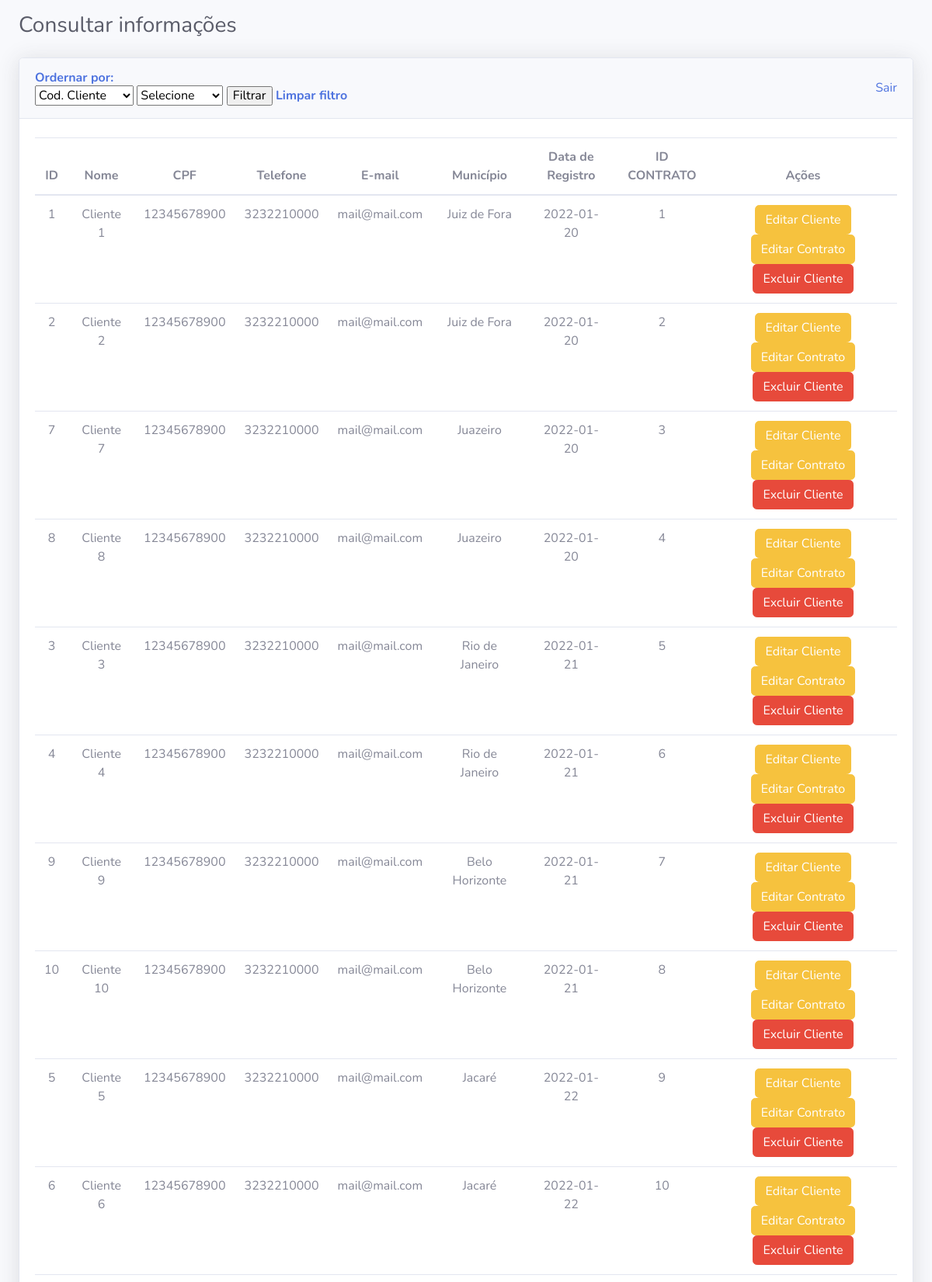
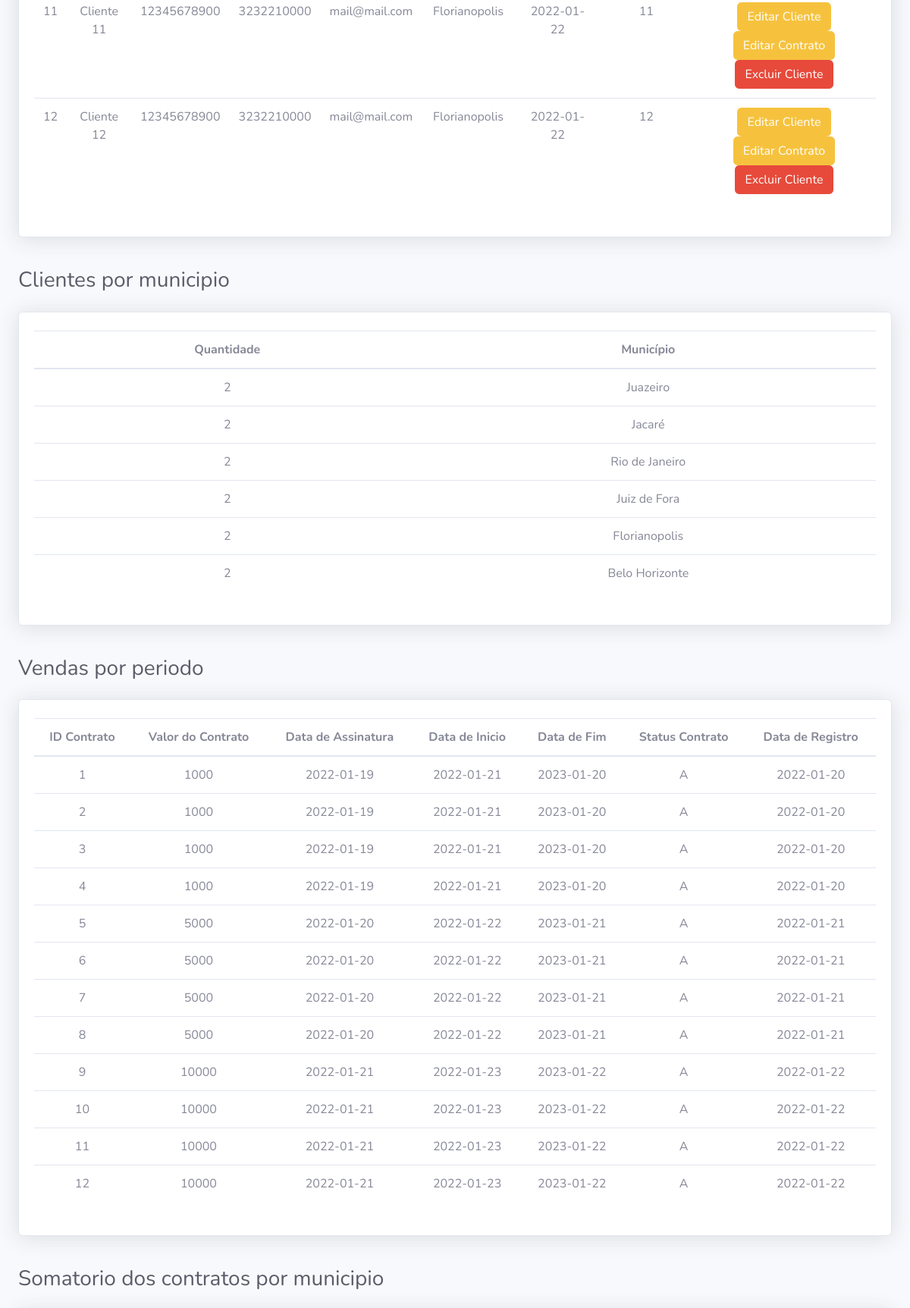
/consulta.php (upper part), run on the app's committed database (2 pictures, top to bottom).
### tables this page shows
CREATE TABLE `assc_contrato_cliente` (
  `CD_CTO_CLI` int(11) NOT NULL COMMENT 'Código de Associação Contrato Cliente',
  `CD_CONTRATO` int(11) DEFAULT NULL COMMENT 'Código do Contrato\r',
  `CD_CLIENTE` int(11) DEFAULT NULL COMMENT 'Código do Cliente',
  `DT_RGST` date DEFAULT NULL COMMENT 'Data de Registro'
);

CREATE TABLE `cliente` (
  `CD_CLIENTE` int(11) NOT NULL COMMENT 'Código do Cliente',
  `NM_CLIENTE` varchar(45) DEFAULT NULL COMMENT 'Nome do Cliente',
  `DC_CPF` varchar(45) DEFAULT NULL COMMENT 'Descrição do CPF',
  `DC_TELL` varchar(45) DEFAULT NULL COMMENT 'Descrição do Telefone',
  `DC_EMAIL` varchar(45) DEFAULT NULL COMMENT 'Descrição do E-mail',
  `CD_MUNICIPIO` int(11) DEFAULT NULL COMMENT 'Código do Município',
  `DT_RGST` date DEFAULT NULL COMMENT 'Data de Registro',
  `NM_MUNICIPIO` varchar(45) DEFAULT NULL
);

CREATE TABLE `contrato` (
  `CD_CONTRATO` int(11) NOT NULL COMMENT 'Código do Contrato',
  `VR_CONTRATO` decimal(10,0) DEFAULT NULL COMMENT 'Valor do Contrato',
  `DT_ASS` date DEFAULT NULL COMMENT 'Data da Assinatura',
  `DT_INICIO` date DEFAULT NULL COMMENT 'Data de Início',
  `DT_FIM` date DEFAULT NULL COMMENT 'Data de Fim',
  `DC_STATUS` varchar(45) DEFAULT NULL COMMENT 'Descrição do Status\nA – Ativo\nD - Distratado',
  `DT_RGST` date DEFAULT NULL COMMENT 'Data de Registro'
);

### consulta.php (the view, shortened to what this page needs)
<?php
    require 'config.php';
    $listFiltro1 = [];
    $listFiltro2 = [];
    $listClientes = [];
    $filterOption = filter_input(INPUT_GET, 'filterOption');
    $filterOption2 = filter_input(INPUT_GET,'filterOption2');
    if($filterOption && $filterOption2){
        switch ($filterOption) {
            case 'CD_CLIENTE':
            case 'DT_RGST':
                $sqlFilter = $pdo->query("SELECT * FROM cliente
                INNER JOIN assc_contrato_cliente ON assc_contrato_cliente.CD_CLIENTE = cliente.CD_CLIENTE
                INNER JOIN contrato ON assc_contrato_cliente.CD_CONTRATO = contrato.CD_CONTRATO
                ORDER BY cliente.$filterOption $filterOption2");
                break;
            case 'CD_CONTRATO':
            case 'VR_CONTRATO':
                $sqlFilter = $pdo->query("SELECT * FROM cliente
                INNER JOIN assc_contrato_cliente ON assc_contrato_cliente.CD_CLIENTE = cliente.CD_CLIENTE
                INNER JOIN contrato ON assc_contrato_cliente.CD_CONTRATO = contrato.CD_CONTRATO
                ORDER BY contrato.$filterOption $filterOption2");
                break;
            default:
                break;
        }
        if($sqlFilter -> rowCount() > 0){
            $listClientes = $sqlFilter -> FetchAll(PDO::FETCH_ASSOC);
        }
    }else{
        $sqlClientes = $pdo->query("SELECT * FROM cliente
            INNER JOIN assc_contrato_cliente ON assc_contrato_cliente.CD_CLIENTE = cliente.CD_CLIENTE
            INNER JOIN contrato ON assc_contrato_cliente.CD_CONTRATO = contrato.CD_CONTRATO");
        $filtro1 = $pdo->query("select count(CD_CLIENTE),NM_MUNICIPIO from cliente group by CD_MUNICIPIO order by count(CD_CLIENTE) desc");
        $filtro2 = $pdo->query("select * from contrato where DT_ASS between '2022-01-01' and '2022-12-31'");
        if($sqlClientes -> rowCount() > 0){
            $listFiltro1 = $filtro1 -> fetchAll(PDO::FETCH_ASSOC);
            $listFiltro2 = $filtro2 -> fetchAll(PDO::FETCH_ASSOC);
            $listClientes = $sqlClientes -> FetchAll(PDO::FETCH_ASSOC);
        }
    }
?>
<!DOCTYPE html>
<html lang="pt-br">
<head>
    <link href="assets/css/all.min.css" rel="stylesheet" type="text/css">
    <link href="assets/css/painel.min.css" rel="stylesheet">
</head>
<body id="page-top">
    <div id="wrapper">
        <div id="content-wrapper" class="d-flex flex-column">
            <div id="content">
                <div class="container-fluid">
                    <div class="d-sm-flex align-items-center justify-content-between mb-4">
                        <h1 class="h3 mt-3 mb-0 text-gray-800">Consultar informações</h1>
                    </div>
                    <div class="row">
                        <div class="col-xl-12 col-lg-12">
                            <div class="card shadow mb-4">
                                <div
                                    class="card-header py-3 d-flex flex-row align-items-center justify-content-between">
                                    <h6 class="m-0 font-weight-bold text-primary">
                                        Ordernar por:
                                        <form action="consulta.php" method="GET">
                                            <select name="filterOption" id="filterOption">
                                                <option value="CD_CLIENTE">Cod. Cliente</option>
                                            </select>
                                            <select name="filterOption2" id="filterOption2">
                                                <option value="">Selecione</option>
                                            </select>
                                            <input type="submit" value="Filtrar">
                                            <a href="consulta.php">Limpar filtro</a>
                                        </form>
                                    </h6>
                                    <a href="index.php">Sair</a>
                                </div>
                                <div class="card-body">
                                    <div class="pt-1 pb-2">
                                    <table class="table table-hover text-center">
                                            <thead>
                                                <tr>
                                                    <th scope="col">ID</th>
                                                    <th scope="col">Nome</th>
                                                    <th scope="col">CPF</th>
                                                    <th scope="col">Telefone</th>
                                                    <th scope="col">E-mail</th>
                                                    <th scope="col">Município</th>
                                                    <th scope="col">Data de Registro</th>
                                                    <th scope="col">ID CONTRATO</th>
                                                    <th scope="col">Ações</th>
                                                </tr>
                                            </thead>
                                            <tbody>
                                                <?php foreach($listClientes as $cliente): ?>
                                                    <tr>
                                                        <td> <?=$cliente['CD_CLIENTE'];?> </td>
                                                        <td><?=$cliente['NM_CLIENTE'];?></td>
                                                        <td><?=$cliente['DC_CPF'];?></td>
                                                        <td><?=$cliente['DC_TELL'];?></td>
                                                        <td><?=$cliente['DC_EMAIL'];?></td>
                                                        <td><?=$cliente['NM_MUNICIPIO'];?></td>
                                                        <td><?=$cliente['DT_RGST'];?></td>
                                                        <td><?=$cliente['CD_CONTRATO'];?></td>
                                                        <td>
                                                            <a class="btn btn-warning btn-send" name="CD_CLIENTE" href="editarCliente.php?CD_CLIENTE=<?=$cliente['CD_CLIENTE'];?>">Editar Cliente</a>
                                                            <a class="btn btn-warning btn-send" name="CD_CLIENTE" href="editarContrato.php?CD_CONTRATO=<?=$cliente['CD_CONTRATO'];?>">Editar Contrato</a>
                                                            <a class="btn btn-danger btn-send" name="CD_CLIENTE" href="deletarCliente.php?CD_CLIENTE=<?=$cliente['CD_CLIENTE'];?>">Excluir Cliente</a>
                                                        </td>
                                                    </tr>
                                                <?php endforeach; ?>
                                            </tbody>
                                        </table>
                                    </div>
                                </div>
                            </div>
                        </div>
                    </div>
                    <div class="d-sm-flex align-items-center justify-content-between mb-4">
                        <h1 class="h3 mt-3 mb-0 text-gray-800">Clientes por municipio</h1>
                    </div>
                    <div class="row">
                        <div class="col-xl-12 col-lg-12">
                            <div class="card shadow mb-4">
                                <div class="card-body">
                                    <div class="pt-1 pb-2">
                                    <table class="table table-hover text-center">
                                            <thead>
                                                <tr>
                                                    <th scope="col">Quantidade</th>
                                                    <th scope="col">Município</th>
                                                </tr>
                                            </thead>
                                            <tbody>
                                                <?php foreach($listFiltro1 as $val): ?>
                                                    <tr>
                                                        <td> <?=$val['count(CD_CLIENTE)'];?> </td>
                                                        <td><?=$val['NM_MUNICIPIO'];?></td>
                                                    </tr>
                                                <?php endforeach; ?>
                                            </tbody>
                                        </table>
                                    </div>
                                </div>
                            </div>
                        </div>
                    </div>
                    <div class="d-sm-flex align-items-center justify-content-between mb-4">
                        <h1 class="h3 mt-3 mb-0 text-gray-800">Vendas por periodo</h1>
                    </div>
                    <div class="row">
                        <div class="col-xl-12 col-lg-12">
                            <div class="card shadow mb-4">
                                <div class="card-body">
                                    <div class="pt-1 pb-2">
                                    <table class="table table-hover text-center">
                                            <thead>
                                                <tr>
                                                    <th scope="col">ID Contrato</th>
                                                    <th scope="col">Valor do Contrato</th>
                                                    <th scope="col">Data de Assinatura</th>
                                                    <th scope="col">Data de Inicio</th>
                                                    <th scope="col">Data de Fim</th>
                                                    <th scope="col">Status Contrato</th>
                                                    <th scope="col">Data de Registro</th>
                                                </tr>
                                            </thead>
                                            <tbody>
                                                <?php foreach($listFiltro2 as $val): ?>
                                                    <tr>
                                                        <td><?=$val['CD_CONTRATO'];?></td>
                                                        <td><?=$val['VR_CONTRATO'];?></td>
                                                        <td><?=$val['DT_ASS'];?></td>
                                                        <td><?=$val['DT_INICIO'];?></td>
                                                        <td><?=$val['DT_FIM'];?></td>
                                                        <td><?=$val['DC_STATUS'];?></td>
                                                        <td><?=$val['DT_RGST'];?></td>
                                                    </tr>
                                                <?php endforeach; ?>
                                            </tbody>
                                        </table>
                                    </div>
                                </div>
                            </div>
                        </div>
                    </div>
                    <div class="d-sm-flex align-items-center justify-content-between mb-4">
                        <h1 class="h3 mt-3 mb-0 text-gray-800">Somatorio dos contratos por municipio</h1>
                    </div>
                </div>
            </div>
        </div>
    </div>
</body>
</html>

### data on the page
assc_contrato_cliente: CD_CLIENTE "1", CD_CLIENTE.NM_CLIENTE "Cliente 1", CD_CLIENTE.DC_CPF "12345678900", CD_CLIENTE.DC_TELL "3232210000", CD_CLIENTE.DC_EMAIL "mail@mail.com", CD_CLIENTE.NM_MUNICIPIO "Juiz de Fora", CD_CONTRATO.DT_RGST "2022-01-20", CD_CONTRATO.CD_CONTRATO "1"
assc_contrato_cliente: CD_CLIENTE "2", CD_CLIENTE.NM_CLIENTE "Cliente 2", CD_CLIENTE.DC_CPF "12345678900", CD_CLIENTE.DC_TELL "3232210000", CD_CLIENTE.DC_EMAIL "mail@mail.com", CD_CLIENTE.NM_MUNICIPIO "Juiz de Fora", CD_CONTRATO.DT_RGST "2022-01-20", CD_CONTRATO.CD_CONTRATO "2"
assc_contrato_cliente: CD_CLIENTE "7", CD_CLIENTE.NM_CLIENTE "Cliente 7", CD_CLIENTE.DC_CPF "12345678900", CD_CLIENTE.DC_TELL "3232210000", CD_CLIENTE.DC_EMAIL "mail@mail.com", CD_CLIENTE.NM_MUNICIPIO "Juazeiro", CD_CONTRATO.DT_RGST "2022-01-20", CD_CONTRATO.CD_CONTRATO "3"
assc_contrato_cliente: CD_CLIENTE "8", CD_CLIENTE.NM_CLIENTE "Cliente 8", CD_CLIENTE.DC_CPF "12345678900", CD_CLIENTE.DC_TELL "3232210000", CD_CLIENTE.DC_EMAIL "mail@mail.com", CD_CLIENTE.NM_MUNICIPIO "Juazeiro", CD_CONTRATO.DT_RGST "2022-01-20", CD_CONTRATO.CD_CONTRATO "4"
assc_contrato_cliente: CD_CLIENTE "3", CD_CLIENTE.NM_CLIENTE "Cliente 3", CD_CLIENTE.DC_CPF "12345678900", CD_CLIENTE.DC_TELL "3232210000", CD_CLIENTE.DC_EMAIL "mail@mail.com", CD_CLIENTE.NM_MUNICIPIO "Rio de Janeiro", CD_CONTRATO.DT_RGST "2022-01-21", CD_CONTRATO.CD_CONTRATO "5"
assc_contrato_cliente: CD_CLIENTE "4", CD_CLIENTE.NM_CLIENTE "Cliente 4", CD_CLIENTE.DC_CPF "12345678900", CD_CLIENTE.DC_TELL "3232210000", CD_CLIENTE.DC_EMAIL "mail@mail.com", CD_CLIENTE.NM_MUNICIPIO "Rio de Janeiro", CD_CONTRATO.DT_RGST "2022-01-21", CD_CONTRATO.CD_CONTRATO "6"
assc_contrato_cliente: CD_CLIENTE "9", CD_CLIENTE.NM_CLIENTE "Cliente 9", CD_CLIENTE.DC_CPF "12345678900", CD_CLIENTE.DC_TELL "3232210000", CD_CLIENTE.DC_EMAIL "mail@mail.com", CD_CLIENTE.NM_MUNICIPIO "Belo Horizonte", CD_CONTRATO.DT_RGST "2022-01-21", CD_CONTRATO.CD_CONTRATO "7"
assc_contrato_cliente: CD_CLIENTE "10", CD_CLIENTE.NM_CLIENTE "Cliente 10", CD_CLIENTE.DC_CPF "12345678900", CD_CLIENTE.DC_TELL "3232210000", CD_CLIENTE.DC_EMAIL "mail@mail.com", CD_CLIENTE.NM_MUNICIPIO "Belo Horizonte", CD_CONTRATO.DT_RGST "2022-01-21", CD_CONTRATO.CD_CONTRATO "8"
assc_contrato_cliente: CD_CLIENTE "5", CD_CLIENTE.NM_CLIENTE "Cliente 5", CD_CLIENTE.DC_CPF "12345678900", CD_CLIENTE.DC_TELL "3232210000", CD_CLIENTE.DC_EMAIL "mail@mail.com", CD_CLIENTE.NM_MUNICIPIO "Jacaré", CD_CONTRATO.DT_RGST "2022-01-22", CD_CONTRATO.CD_CONTRATO "9"
assc_contrato_cliente: CD_CLIENTE "6", CD_CLIENTE.NM_CLIENTE "Cliente 6", CD_CLIENTE.DC_CPF "12345678900", CD_CLIENTE.DC_TELL "3232210000", CD_CLIENTE.DC_EMAIL "mail@mail.com", CD_CLIENTE.NM_MUNICIPIO "Jacaré", CD_CONTRATO.DT_RGST "2022-01-22", CD_CONTRATO.CD_CONTRATO "10"
assc_contrato_cliente: CD_CLIENTE "11", CD_CLIENTE.NM_CLIENTE "Cliente 11", CD_CLIENTE.DC_CPF "12345678900", CD_CLIENTE.DC_TELL "3232210000", CD_CLIENTE.DC_EMAIL "mail@mail.com", CD_CLIENTE.NM_MUNICIPIO "Florianopolis", CD_CONTRATO.DT_RGST "2022-01-22", CD_CONTRATO.CD_CONTRATO "11"
assc_contrato_cliente: CD_CLIENTE "12", CD_CLIENTE.NM_CLIENTE "Cliente 12", CD_CLIENTE.DC_CPF "12345678900", CD_CLIENTE.DC_TELL "3232210000", CD_CLIENTE.DC_EMAIL "mail@mail.com", CD_CLIENTE.NM_MUNICIPIO "Florianopolis", CD_CONTRATO.DT_RGST "2022-01-22", CD_CONTRATO.CD_CONTRATO "12"
contrato: CD_CONTRATO "1", VR_CONTRATO "1000", DT_ASS "2022-01-19", DT_INICIO "2022-01-21", DT_FIM "2023-01-20", DC_STATUS "A", DT_RGST "2022-01-20"
contrato: CD_CONTRATO "2", VR_CONTRATO "1000", DT_ASS "2022-01-19", DT_INICIO "2022-01-21", DT_FIM "2023-01-20", DC_STATUS "A", DT_RGST "2022-01-20"
contrato: CD_CONTRATO "3", VR_CONTRATO "1000", DT_ASS "2022-01-19", DT_INICIO "2022-01-21", DT_FIM "2023-01-20", DC_STATUS "A", DT_RGST "2022-01-20"
contrato: CD_CONTRATO "4", VR_CONTRATO "1000", DT_ASS "2022-01-19", DT_INICIO "2022-01-21", DT_FIM "2023-01-20", DC_STATUS "A", DT_RGST "2022-01-20"
contrato: CD_CONTRATO "5", VR_CONTRATO "5000", DT_ASS "2022-01-20", DT_INICIO "2022-01-22", DT_FIM "2023-01-21", DC_STATUS "A", DT_RGST "2022-01-21"
contrato: CD_CONTRATO "6", VR_CONTRATO "5000", DT_ASS "2022-01-20", DT_INICIO "2022-01-22", DT_FIM "2023-01-21", DC_STATUS "A", DT_RGST "2022-01-21"
contrato: CD_CONTRATO "7", VR_CONTRATO "5000", DT_ASS "2022-01-20", DT_INICIO "2022-01-22", DT_FIM "2023-01-21", DC_STATUS "A", DT_RGST "2022-01-21"
contrato: CD_CONTRATO "8", VR_CONTRATO "5000", DT_ASS "2022-01-20", DT_INICIO "2022-01-22", DT_FIM "2023-01-21", DC_STATUS "A", DT_RGST "2022-01-21"
contrato: CD_CONTRATO "9", VR_CONTRATO "10000", DT_ASS "2022-01-21", DT_INICIO "2022-01-23", DT_FIM "2023-01-22", DC_STATUS "A", DT_RGST "2022-01-22"
contrato: CD_CONTRATO "10", VR_CONTRATO "10000", DT_ASS "2022-01-21", DT_INICIO "2022-01-23", DT_FIM "2023-01-22", DC_STATUS "A", DT_RGST "2022-01-22"
contrato: CD_CONTRATO "11", VR_CONTRATO "10000", DT_ASS "2022-01-21", DT_INICIO "2022-01-23", DT_FIM "2023-01-22", DC_STATUS "A", DT_RGST "2022-01-22"
contrato: CD_CONTRATO "12", VR_CONTRATO "10000", DT_ASS "2022-01-21", DT_INICIO "2022-01-23", DT_FIM "2023-01-22", DC_STATUS "A", DT_RGST "2022-01-22"

### other printed values
$val['count(CD_CLIENTE)'] "2"
$val['NM_MUNICIPIO'] "Juazeiro"
$val['NM_MUNICIPIO'] "Jacaré"
$val['NM_MUNICIPIO'] "Rio de Janeiro"
$val['NM_MUNICIPIO'] "Juiz de Fora"
$val['NM_MUNICIPIO'] "Florianopolis"
$val['NM_MUNICIPIO'] "Belo Horizonte"
